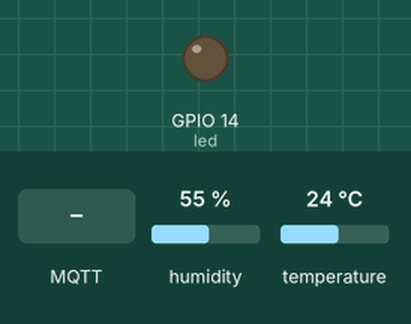
Bench run of a sketch on a simulated ESP32. On the bench: output pins drawn as LEDs (lit = HIGH). The test bench sets the inputs (shaded band); at power-on: humidity 55 %, temperature 24 °C. WiFi joins after 1.5 s; servers stay silent unless stated; random numbers use the default seed unless the sketch sets one; no MQTT or app messages arrive unless stated; what the sketch prints to the serial monitor is not drawn.

Above: at 2.7 s.
2.8 s: MQTT message "l" arrives on the first subscribed topic
At 4.5 s:
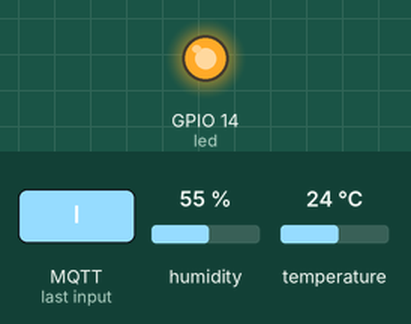
5.1 s: MQTT message "d" arrives on the first subscribed topic
At 6.9 s:
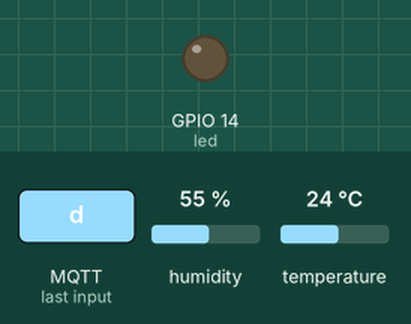
Timing chart, 0 to 8.4 s (numbered marks = the images above; inputs shaded):
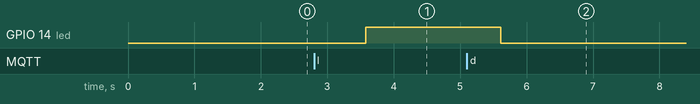

The sketch:

projeto_final.ino
```cpp
#include <PubSubClient.h>
#include <WiFi.h>
#include "DHT.h"

const char* ssid = "WAM 2.4";
const char* password ="manu2020";
const char* mqttServer = "broker.hivemq.com";
const int mqttPort = 1883;
const char* mqttUser = "";
const char* mqttPassword = "";
int led = 14;

const char* temperatureTopic = "casa/sensor/temperatura";
const char* humidityTopic = "casa/sensor/umidade";

WiFiClient espClient;
PubSubClient client(espClient);

#define DHT_PIN 12 // Substitua pelo pino do sensor DHT
#define DHT_TYPE DHT11

DHT dht(DHT_PIN, DHT_TYPE);


void setup() {
    pinMode (led, OUTPUT);
    dht.begin();

    Serial.begin(115200);
    WiFi.begin(ssid, password);

    while (WiFi.status() != WL_CONNECTED) {
        delay(500);
       Serial.print("Connecting to WiFi:");
        Serial.println(ssid);
    }

    Serial.println("Connected to the WiFi network");
    Serial.println("");
    Serial.println("IP address: ");
    Serial.println(WiFi.localIP());
    client.setServer(mqttServer, mqttPort);
    client.setCallback(callback);

    while (!client.connected()) {
        Serial.println("Connecting to MQTT…");
        String clientId = "ESP32Client-";
        clientId += String(random(0xffff), HEX);
        if (client.connect(clientId.c_str(), mqttUser, mqttPassword )) {
            Serial.println("connected");
        } else {
            Serial.print("failed with state ");
            Serial.print(client.state());
            delay(2000);
        }
    }

    Serial.print("Tentando enviar a mensagem");
    //client.publish("casa/sensor/temperatura");
    //client.publish("casa/sensor/umidade");
    client.subscribe("casa/led/controle1");

}

void callback(char* topic, byte* payload, unsigned int length) {

    Serial.print("Message arrived in topic: ");
    Serial.println(topic);

    Serial.print("Message:");
    for (int i = 0; i < length; i++) {
        Serial.print((char)payload[i]);
    }

    if (payload[0] == 'd'){
        Serial.println("Desligando luz");
        digitalWrite(led, LOW);
    }

    if (payload[0] == 'l'){
        Serial.println("Ligando luz");
        digitalWrite(led, HIGH);
    }

    Serial.println();
    //Serial.println(“ — — — — — — — — — — — -”);

}

void loop() {
    client.loop();

  float temperature = dht.readTemperature();
  float humidity = dht.readHumidity();
  Serial.println(temperature);
  Serial.println(humidity);

  if (!isnan(temperature) && !isnan(humidity)) {
    String tempPayload = String(temperature);
    String humPayload = String(humidity);
    client.publish(temperatureTopic, tempPayload.c_str());
    client.publish(humidityTopic, humPayload.c_str());
  }
  delay(2000);
}
```

Measured:
- after the input at 2.8 s, GPIO 14 (led): LOW → HIGH after 0.78 s
- after the input at 5.1 s, GPIO 14 (led): HIGH → LOW after 0.51 s
